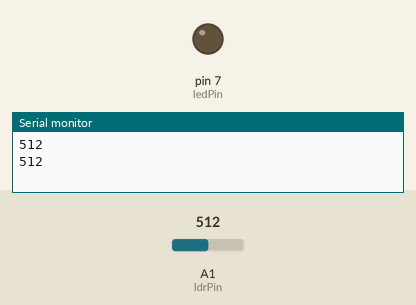
Bench run of a sketch on a simulated Arduino Uno, built with avr-gcc and run on an emulated ATmega328P. Parts: output pins drawn as LEDs (lit = HIGH), the last lines printed to the serial monitor. The inputs (shaded band) are chosen by the test bench; at power-on: A1 (ldrPin) = 512.

Above: at 1.8 s.
1.9 s: A1 (ldrPin) set to 967
3.4 s: A1 (ldrPin) set to 997
At 4.4 s:
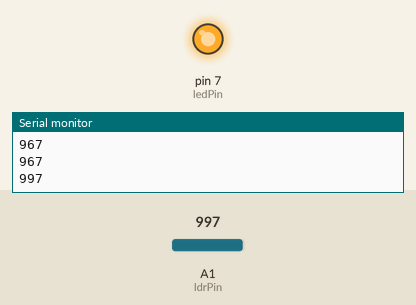
5.5 s: A1 (ldrPin) set to 970
At 7.1 s:
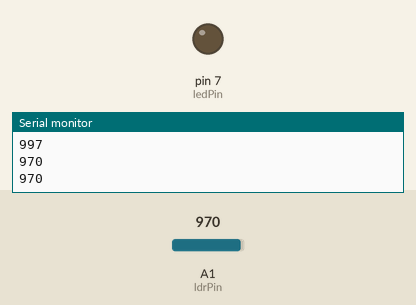
7.5 s: A1 (ldrPin) set to 990
At 8.7 s:
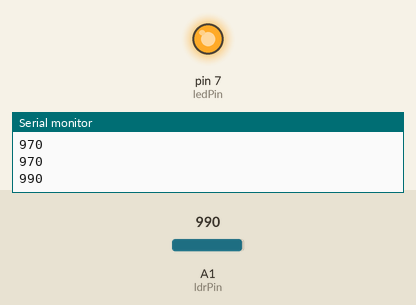
Timing chart, 0 to 10.5 s (numbered marks = the images above; inputs shaded):
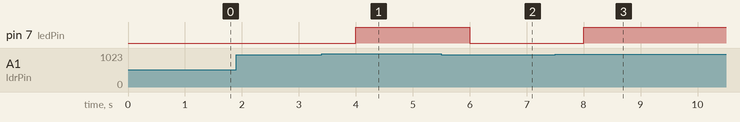

Measured:
- the behaviour switches between 980 and 981 on A1 (ldrPin) (found by bisection; images 0 and 1)
- after the input at 3.4 s, pin 7 (ledPin): LOW → HIGH after 0.60 s
- after the input at 5.5 s, pin 7 (ledPin): HIGH → LOW after 0.50 s
- after the input at 7.5 s, pin 7 (ledPin): LOW → HIGH after 0.50 s

The sketch:

gg.ino
```cpp
int ledPin = 7;
int ldrPin = A1;


void setup() {
 pinMode (ledPin, OUTPUT);
 Serial.begin(9600);

}

void loop() {
 int ldrValor = analogRead(ldrPin);
  if(ldrValor<=980){
  digitalWrite(ledPin,LOW);
  }
  else {
    digitalWrite(ledPin,HIGH);
  }

  Serial.println(ldrValor);
  delay(1000);
}
```
